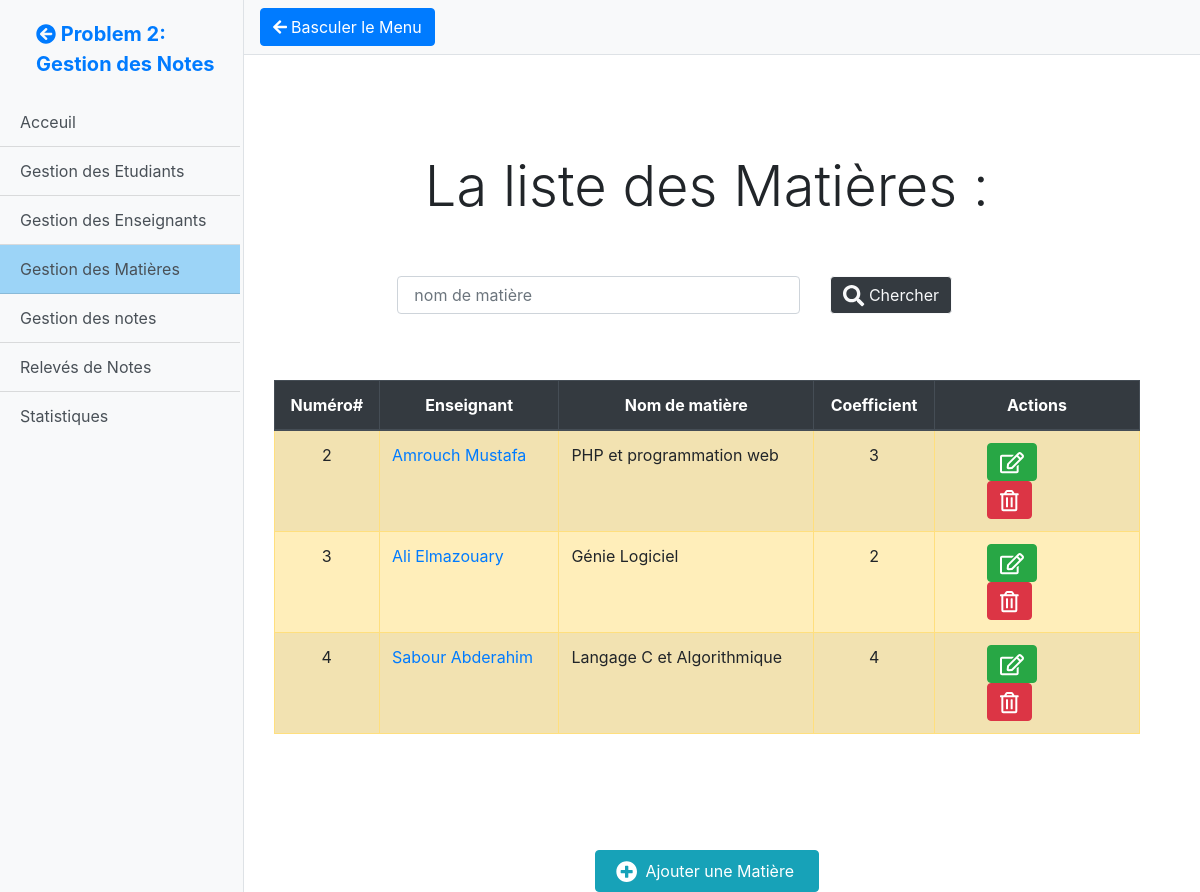
The app's page /Notes/Gestion_Des_Matieres.php with its own data.
### tables this page shows
CREATE TABLE `matiere` (
  `num_mat` int(11) NOT NULL,
  `nom_mat` varchar(50) NOT NULL,
  `coef` int(11) NOT NULL,
  `_num_ens` int(11) NOT NULL
);

CREATE TABLE `enseignant` (
  `num_ens` int(11) NOT NULL,
  `nom_ens` varchar(60) NOT NULL,
  `num_matr` varchar(15) NOT NULL,
  `grade` varchar(15) NOT NULL,
  `anciennete` varchar(30) NOT NULL
);

### Notes/Config/Config.php (called while the page is built)
<?php
return (object) array(
    'host' => 'localhost',
    'port'  =>  '3306',
    'username' => 'root',
    'password' => '',
    'database' => 'gestion_notes'
);
?>

### Notes/Classes/DB_Connexion.php (called while the page is built, shortened)
<?php
class DB_Connexion {
    protected function __construct()
    {
        $Config = include('./Config/Config.php');
        $this->host = $Config->host;
        $this->port = $Config->port;
        $this->username = $Config->username;
        $this->password = $Config->password;
        $this->database = $Config->database;
        $connexionString =  "mysql:dbname=".$this->database.";host=".$this->host.";port=".$this->port;
        try{
        $this->Connexion = new PDO($connexionString,$this->username,$this->password);
        }catch(PDOException $exc){
            trigger_error(" La connexion à la base de données a échouée vérifiez la base de donnée et sa configuration .",E_USER_ERROR);
        }
    }
}
?>

### Notes/Controllers/MatiereController.php (called while the page is built, shortened)
<?php
    require_once('./Models/matiere.php');
    $matiere = new Matiere();
    $enseignant = new Enseignant();
    if(isset($_GET['Modify'])&&(!empty($_GET['Modify']))&&(ctype_digit($_GET['Modify']))){
    $found = false;
    if($matiere->Find($_GET['Modify']))
        $found=true;
        $profs  = $enseignant->Get_names_ids();
    }else{
    if(isset($_POST['modifyMat']) || isset($_POST['CreateMat']) ){
        $nom_mat = trim($_POST['nom_mat']);
        $coef = trim($_POST['coef']);
        $_num_ens  = trim( $_POST['_num_ens']);
        $Empty_Messages=[];
        $Validation_Messages=[];
        if( empty($nom_mat) ){
            $Empty_Messages["nom_mat"]=" Saisissez Le nom de la matière ";
        }
        if( !filter_var( $nom_mat,FILTER_VALIDATE_REGEXP,
            array("options"=>array('regexp'=>"/^[ a-zA-Z0-9éàèç]+(([ -.,éàèç][a-zA-Z0-9 ])?[a-zA-Z0-99éàèç ]*)*$/i")) ) || strlen($nom_mat)<2  ){
            $Validation_Messages['nom_mat']=" Nom saisi est invalide ";
        }else{
            $nom_mat=filter_var($nom_mat,FILTER_SANITIZE_STRING);
        }
        if( empty($coef) ){
            $Empty_Messages["coef"]=" Saisissez Le Coefficient de la matière ";
        }
        if( !ctype_digit($coef) || ( (int) $coef )<1 || ( (int)$coef )>15 ){
            $Validation_Messages['coef']=" Coefficient saisi est invalide ";
        }
        if( empty($_num_ens ) ){
            $Empty_Messages["_num_ens"]=" Choisissez l'Enseignant  ";
        }
        if( !ctype_digit($_num_ens) || !$enseignant->Find($_num_ens) ){
            $Validation_Messages['_num_ens']=" Choix invalide ";
        }else{
            $_num_ens =filter_var($_num_ens ,FILTER_SANITIZE_STRING);
        }
        unset($enseignant);
        if( empty($Empty_Messages) && empty($Validation_Messages) ){
            $Updated = false;
            $Inserted = false;
            if(isset($_POST['CreateMat'])){
                $matiere->nom_mat = $nom_mat;
                $matiere->coef = $coef;
                $matiere->_num_ens  = $_num_ens ;
                if( $matiere->Insert() ){
                unset($matiere);
                $Inserted=true;
                                            }
            }
            else
            if( $matiere->Find($_POST['num_mat']) ){
                $matiere->nom_mat = $nom_mat;
                $matiere->coef = $coef;
                $matiere->_num_ens  = $_num_ens ;
                if( $matiere->Update() ){
                    $matieres = $matiere->GetAll();
                    unset($matiere);
                    $Updated=true;
                }
            }
        }else{
            $matiere->nom_mat = $nom_mat;
            $matiere->coef = $coef;
            $matiere->_num_ens  = $_num_ens ;
        }
    }else{
        if(isset($_GET['i'])||isset($_GET['q'])){
            if(isset($_GET['i'])){
                $ProfId = $_GET['i'];
                if(empty($ProfId)|| !ctype_digit($ProfId)){
                    $Fiche_error=true;
                }else{
                    $Fiche_matiere= new matiere();
                    if( !$Fiche_matiere->Find($ProfId) )
                    $Fiche_error=true;
                }
            }else{
                $keyword = $_GET['q'];
                if(empty($keyword)|| !ctype_alnum($keyword)){
                    $Fiche_error=true;
                    $matieres=[];
                }else{
                    $matieres = $matiere->search($keyword);
                    if( !$matieres )
                    $Fiche_error=true;
                }
            }
        }else{
            $matieres = $matiere->GetAll();
            }
        }
    }
?>

### Notes/Models/matiere.php (called while the page is built, shortened)
<?php
require_once("./Classes/DB_Connexion.php");
require_once('./Models/enseignant.php');
class Matiere extends DB_Connexion implements DAO{
    public function GetAll(){
        $matieres = [];
        $sql_statement = "SELECT * FROM matiere order by num_mat";
        $statement = $this->Connexion->query($sql_statement);
        $rows = $statement->fetchAll(PDO::FETCH_ASSOC);
        foreach($rows as $row){
            $matiere = (object) ['num_mat'=>''];
            $matiere->num_mat = $row['num_mat'];
            $matiere->nom_mat = $row['nom_mat'];
            $matiere->_num_ens = $this->Get_Matieres_Ens($row['_num_ens']) ;
            $matiere->coef = $row['coef'];
            array_push($matieres,$matiere);
        }
        return $matieres;
    }
    public function Get_Matieres_Ens($id){
        $tmp = new Enseignant();
        if ( $tmp->Find($id) ){
            return (object) ['nom'=>$tmp->nom_ens,'id'=>$tmp->num_ens];
        }
        return false;
    }
}
?>

### Notes/Models/enseignant.php (called while the page is built, shortened)
<?php
require_once("./Classes/DB_Connexion.php");
class Enseignant extends DB_Connexion implements DAO{
    public function Find(string $id){
        $string_of_search = " SELECT * FROM enseignant WHERE num_ens = $id ";
        $statement = $this->Connexion->query( $string_of_search);
        if( $statement && $row = $statement->fetch(PDO::FETCH_ASSOC) ){
            $this->num_ens = $row['num_ens'];
            $this->nom_ens = $row['nom_ens'];
            return true;
        }
        return false;
    }
}
?>

### Notes/Views/liste_des_matieres.php (the view, shortened to what this page needs)
<div class="container mt-5 h-100 align-content-center align-items-center">
    <div class="row w-100" style="margin-top: 50px;">
        <div class="col-md col-sm-12">
            <h2 class="display-4 text-center">
                La liste des Matières :
            </h2>
        </div>
    </div>
    <div class="row w-100 mt-4">
        <div class="col-md col-sm-12">
            <form action="./Gestion_Des_Matieres.php" class="row w-75 mx-auto" method="GET">
                <div class="form-group col-md-8 col-sm-12">
                    <input type="text" class="form-control" name="q" id="" aria-describedby="helpId"
                        placeholder=" nom de matière " />
                </div>
                <div class="mt-4 col-md-3 col-sm-12 ">
                    <button type="submit" class="btn btn-dark btn-outline-light"> <i class="fas fa-search fa-lg"></i>
                        Chercher </button>
                </div>
            </form>
        </div>
    </div>
    <div class="row w-100" style="margin-top: 50px;">
        <div class="col-md col-sm-12">
            <table class="table  table-striped table-bordered table-warning">
                <thead class="thead-dark">
                    <tr class="text-center">
                        <th class=""> Numéro# </th>
                        <th class=""> Enseignant </th>
                        <th class=""> Nom de matière </th>
                        <th class=""> Coefficient </th>
                        <th class=""> Actions </th>
                    </tr>
                </thead>
                <tbody>
                    <?php
                    foreach($matieres as $matiere){
                        echo '
                        <tr>
                            <td scope="row" class="text-center">'.$matiere->num_mat.'</td>
                            <td> <a href="./Gestion_Des_Enseignants.php?i='.$matiere->_num_ens->id.'"> '.$matiere->_num_ens->nom.' </a> </td>
                            <td>'.$matiere->nom_mat.'</td>
                            <td class="text-center" >'.$matiere->coef.'</td>
                            <td>
                                <ul class="row w-100 py-0 my-0">
                                    <li class="col" style="list-style: none;">
                                        <a  class="btn btn-success" href="./Gestion_Des_matieres.php?Modify='.$matiere->num_mat.'" role="button" title="Modifier"> <i class="far fa-edit fa-lg text-white"></i> </a>
                                    </li>
                                    <li class="col" style="list-style: none;">
                                        <a  class="btn btn-danger deleting" todelete="'.$matiere->num_mat.'" role="button" title="Supprimer"> <i class="far fa-trash-alt fa-lg text-white"></i> </a>
                                    </li>
                                </ul>
                            </td>
                        </tr>
                        ';
                    }
                    ?>
                </tbody>
            </table>
        </div>
    </div>
    <div class="row w-100" style="margin-top: 100px;">
        <div class="col-md col-sm-12  text-center ">
            <a name="" id="" class="btn btn-info text-center py-2 px-4 " href="./Nouveau_matiere.php" role="button">
                <i class="fa fa-plus-circle fa-lg mr-1 ml-n1" aria-hidden="true"></i> Ajouter une Matière </a>
        </div>
    </div>
</div>

### Notes/Components/Header.php (shortened to what this page needs)
<!DOCTYPE html>
<html lang="fr">
<head>
    <link href="../css/bootstrap.min.css" rel="stylesheet">
    <link href="../css/simple-sidebar.css" rel="stylesheet">
</head>
<body>
    <div class="d-flex" id="wrapper">
        <div class="bg-light border-right" id="sidebar-wrapper">
            <div class="sidebar-heading text-break"> <a class="navbar-brand text-break font-weight-bold mr-2 ml-3"
                    href=".."> <i class="fa fa-arrow-circle-left" aria-hidden="true"></i> Problem 2: <br> Gestion des
                    Notes
                </a> </div>
            <div class="list-group list-group-flush">
                <a href="."
                    class="list-group-item list-group-item-action <?php echo ($tab==1? "bg-active":"bg-light") ?> ">Acceuil</a>
                <a href="./Gestion_Des_Etudiants.php"
                    class="list-group-item list-group-item-action <?php echo ($tab==2? "bg-active":"bg-light") ?>">
                    Gestion des Etudiants </a>
                <a href="./Gestion_Des_Enseignants.php"
                    class="list-group-item list-group-item-action <?php echo ($tab==3? "bg-active":"bg-light") ?>">
                    Gestion des Enseignants </a>
                <a href="./Gestion_Des_Matieres.php"
                    class="list-group-item list-group-item-action <?php echo ($tab==4? "bg-active":"bg-light") ?>">
                    Gestion des Matières
                </a>
                <a href="./Gestion_Des_Notes.php"
                    class="list-group-item list-group-item-action <?php echo ($tab==5? "bg-active":"bg-light") ?>">
                    Gestion des notes
                </a>
                <a href="./Releves_de_Notes.php"
                    class="list-group-item list-group-item-action <?php echo ($tab==6? "bg-active":"bg-light") ?>">Relevés
                    de Notes</a>
                <a href="./Statistiques.php"
                    class="list-group-item list-group-item-action <?php echo ($tab==7? "bg-active":"bg-light") ?>">Statistiques</a>
            </div>
        </div>
        <div id="page-content-wrapper">
            <nav class="navbar navbar-expand-lg navbar-light bg-light border-bottom">
                <button class="btn btn-primary" id="menu-toggle"> <span> <i class="fa fa-arrow-left" id="CollapseIconId"
                            aria-hidden="true"></i> </span> Basculer le Menu</button>
            </nav>
            <div class="container-fluid">

### Notes/Gestion_Des_Matieres.php (shortened to what this page needs)
<?php
    $tab=4;
    require_once('./Components/Header.php');
    require_once('./Controllers/MatiereController.php');
    if( isset($found) || ( (isset($Validation_Messages) && !empty($Validation_Messages)) || (isset($Empty_Messages) && !empty($Empty_Messages) )  ) ){
        require_once('./Views/modifier_une_matiere.php');
    }else{
            require_once('./Views/liste_des_matieres.php');
    }
    require_once('./Components/Footer.php');
?>

### Notes/Components/Footer.php (shortened to what this page needs)
</div>
</div>
</div>
</body>
</html>

### css/simple-sidebar.css (style rules this page uses)
body { overflow-x: hidden; }
#sidebar-wrapper { min-height: 100vh; margin-left: -15rem; -webkit-transition: margin 0.25s ease-out; -moz-transition: margin 0.25s ease-out; -o-transition: margin 0.25s ease-out; transition: margin 0.25s ease-out; }
#sidebar-wrapper .sidebar-heading { padding: 0.875rem 1.25rem; font-size: 1.2rem; }
#sidebar-wrapper .list-group { width: 15rem; }
#page-content-wrapper { min-width: 100vw; }
@media (min-width: 768px) { #sidebar-wrapper { margin-left: 0; } }
@media (min-width: 768px) { #page-content-wrapper { min-width: 0; width: 100%; } }
.bg-active { background-color: #9cd4f7 !important; }

### records on screen
matiere: num_mat "2", _num_ens.nom_ens "Amrouch Mustafa", nom_mat "PHP et programmation web", coef "3"
matiere: num_mat "3", _num_ens.nom_ens "Ali Elmazouary", nom_mat "Génie Logiciel", coef "2"
matiere: num_mat "4", _num_ens.nom_ens "Sabour Abderahim", nom_mat "Langage C et Algorithmique", coef "4"
